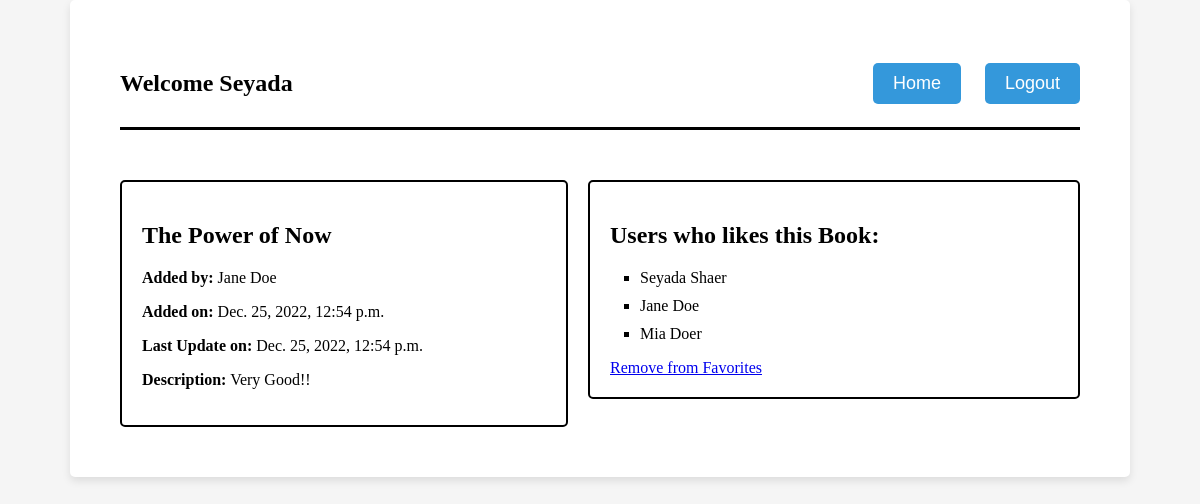
Page /books/4 (signed in) on the committed database.
### favbooks_app/models.py (models this page shows)
class User(models.Model):
    first_name = models.CharField(max_length=255)
    last_name = models.CharField(max_length=255)
    email = models.CharField(max_length=255)
    password = models.BinaryField(max_length=255)
    pw_confirm = models.CharField(max_length=255)
    created_at = models.DateTimeField(auto_now_add=True)
    updated_at = models.DateTimeField(auto_now=True)
    objects = UserManager()

class Book(models.Model):
    title = models.CharField(max_length=255)
    description = models.TextField()
    uploaded_by = models.ForeignKey(User, related_name="books_uploaded", on_delete=models.CASCADE)
    users_who_like = models.ManyToManyField(User, related_name="liked_books")
    created_at = models.DateTimeField(auto_now_add = True)
    updated_at = models.DateTimeField(auto_now = True)
    objects = BookManager()

### favbooks_app/views.py (the view)
# urls.py: path("books/<int:id>", views.view_book),
def view_book(request, id):
    book = models.get_book(id=id)
    user_id = book.uploaded_by.id
    if user_id == request.session['id']:
        context = {
        "book": book,
        "user": models.get_user(request, id=id),
        "all_book": models.get_all_books(),
        }
        return render(request, 'edit_book.html', context)
    else:
        context = {
        "book": book,
        "user": models.get_user(request, id=id),
        "all_book": models.get_all_books(),
        }
        return render(request, 'view_book.html', context)

### favbooks_app/models.py (called while the page is built)
def get_book(id):
    return Book.objects.get(id=id)

def get_user(request, id):
    return User.objects.get(id=request.session['id'])

def get_all_books():
    return Book.objects.all()

### favbooks_app/templates/view_book.html (shortened to what this page needs)
    <!DOCTYPE html>
    <html lang="en">
    <head>
    </head>
    <body>
        <div class="container">
            <div class="header">
                <div>
                    <h2 class="inline">Welcome {{ user.first_name }}</h>
                </div>
                <div>
                    <a href="/home"><button type="button">Home</button></a>
                    <a href="/logout"><button type="button">Logout</button></a>
                </div>
            </div>
            <div class="main">
                <div class="book_box">
                    <div class="form_box">
                        <h2>{{book.title}}</h2>
                        <p><b>Added by: </b> {{book.uploaded_by.first_name}} {{book.uploaded_by.last_name}}</p>
                        <p><b>Added on: </b> {{book.created_at}}</p>
                        <p><b>Last Update on:  </b> {{book.updated_at}}</p>
                        <p><b>Description:</b> {{book.description}}</p>
                    </div>
                </div>
                <div class="books">
                    <h2>Users who likes this Book: </h2>
                    <ul>
                        {% for user in book.users_who_like.all %}
                            <li> {{ user.first_name }} {{ user.last_name }} </li>
                        {% endfor %}
                    </ul>
                            <div>
                            {% if user in book.users_who_like.all %}
                                <a href="/remove_from_favorites/{{book.id}}">Remove from Favorites</a>
                            {% else %}
                                <a href="/add_to_favorites/{{book.id}}">Add to Favorites</a>
                            {% endif %}
                            </div>
                </div>
            </div>
    </body>
    </html>

### favbooks_app/templates/view_book.html (style rules this page uses)
body { font-family: 'Times New Roman', Times, serif; background-color: #f5f5f5; margin: 0; padding: 0; }
.main { display: flex; justify-content: space-between; align-items: flex-start ; width: 100%; margin-top: 50px; }
.container { max-width: 80%; margin: 0 auto; background-color: white; padding: 50px; border-radius: 5px; box-shadow: 0 4px 8px rgba(0, 0, 0, 0.1); }
.header { display: flex; align-items: center; justify-content: space-between; margin-bottom: 20px; padding-bottom: 10px; border-bottom: 3px solid black; }
button[type="button"] { background-color: #3498db; color: white; border: none; border-radius: 5px; padding: 10px 20px; margin-left: 20px; font-size: 18px; }
.main { display: flex; flex-direction: row; }
.book_box { flex: 1; margin-right: 20px; }
.form_box { border: 2px solid black; padding: 20px; border-radius: 5px; }
h2 { margin-bottom: 20px; }
.books { flex: 1; border: 2px solid black; padding: 20px; border-radius: 5px; }
ul { padding-left: 30px; list-style-type: square; }
li { margin-bottom: 10px; }

### rows in the picture
User: first_name "Seyada", last_name "Shaer"
Book: title "The Power of Now", uploaded_by.first_name "Jane", uploaded_by.last_name "Doe", created_at "Dec. 25, 2022, 12:54 p.m.", updated_at "Dec. 25, 2022, 12:54 p.m.", description "Very Good!!"
User: first_name "Jane", last_name "Doe"
User: first_name "Mia", last_name "Doer"
